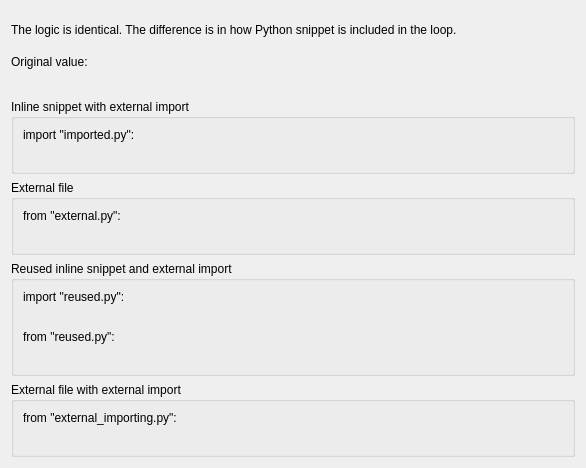
<?xml version="1.0" encoding="UTF-8"?>
<ui version="4.0">
 <class>Form</class>
 <widget class="QWidget" name="Form">
  <property name="geometry">
   <rect>
    <x>0</x>
    <y>0</y>
    <width>586</width>
    <height>468</height>
   </rect>
  </property>
  <property name="windowTitle">
   <string>Client-side transformations with Python code imported from external files</string>
  </property>
  <layout class="QVBoxLayout" name="verticalLayout">
   <item>
    <widget class="QLabel" name="label">
     <property name="text">
      <string>The logic is identical. The difference is in how Python snippet is included in the loop.</string>
     </property>
    </widget>
   </item>
   <item>
    <layout class="QFormLayout" name="formLayout">
     <item row="0" column="0">
      <widget class="QLabel" name="label_9">
       <property name="text">
        <string>Original value:</string>
       </property>
      </widget>
     </item>
     <item row="0" column="1">
      <widget class="CLabel" name="CLabel_8">
       <property name="channel" stdset="0">
        <string notr="true">DemoDevice/Acquisition#Demo</string>
       </property>
      </widget>
     </item>
    </layout>
   </item>
   <item>
    <layout class="QVBoxLayout" name="verticalLayout_2">
     <item>
      <widget class="QGroupBox" name="groupBox_3">
       <property name="title">
        <string>Inline snippet with external import</string>
       </property>
       <layout class="QVBoxLayout" name="verticalLayout_3">
        <item>
         <widget class="QLabel" name="label_4">
          <property name="text">
           <string>import &quot;imported.py&quot;:</string>
          </property>
         </widget>
        </item>
        <item>
         <widget class="CLabel" name="CLabel_3">
          <property name="channel" stdset="0">
           <string notr="true">DemoDevice/Acquisition#Demo</string>
          </property>
          <property name="valueTransformation">
           <string notr="true">from imported import decorate
output(decorate(new_val))</string>
          </property>
         </widget>
        </item>
       </layout>
      </widget>
     </item>
     <item>
      <widget class="QGroupBox" name="groupBox">
       <property name="sizePolicy">
        <sizepolicy hsizetype="Preferred" vsizetype="Minimum">
         <horstretch>0</horstretch>
         <verstretch>0</verstretch>
        </sizepolicy>
       </property>
       <property name="title">
        <string>External file</string>
       </property>
       <layout class="QVBoxLayout" name="verticalLayout_5">
        <item>
         <widget class="QLabel" name="label_3">
          <property name="text">
           <string>from &quot;external.py&quot;:</string>
          </property>
         </widget>
        </item>
        <item>
         <widget class="CLabel" name="CLabel">
          <property name="channel" stdset="0">
           <string notr="true">DemoDevice/Acquisition#Demo</string>
          </property>
          <property name="snippetFilename" stdset="0">
           <string>external.py</string>
          </property>
         </widget>
        </item>
       </layout>
      </widget>
     </item>
     <item>
      <widget class="QGroupBox" name="groupBox_4">
       <property name="title">
        <string>Reused inline snippet and external import</string>
       </property>
       <layout class="QVBoxLayout" name="verticalLayout_6">
        <item>
         <widget class="QLabel" name="label_2">
          <property name="text">
           <string>import &quot;reused.py&quot;:</string>
          </property>
         </widget>
        </item>
        <item>
         <widget class="CLabel" name="CLabel_2">
          <property name="channel" stdset="0">
           <string notr="true">DemoDevice/Acquisition#Demo</string>
          </property>
          <property name="valueTransformation">
           <string notr="true">from reused import decorate
output(decorate(new_val))</string>
          </property>
         </widget>
        </item>
        <item>
         <widget class="QLabel" name="label_8">
          <property name="text">
           <string>from &quot;reused.py&quot;:</string>
          </property>
         </widget>
        </item>
        <item>
         <widget class="CLabel" name="CLabel_7">
          <property name="channel" stdset="0">
           <string notr="true">DemoDevice/Acquisition#Demo</string>
          </property>
          <property name="snippetFilename" stdset="0">
           <string>reused.py</string>
          </property>
         </widget>
        </item>
       </layout>
      </widget>
     </item>
     <item>
      <widget class="QGroupBox" name="groupBox_2">
       <property name="title">
        <string>External file with external import</string>
       </property>
       <layout class="QVBoxLayout" name="verticalLayout_4">
        <item>
         <widget class="QLabel" name="label_6">
          <property name="text">
           <string>from &quot;external_importing.py&quot;:</string>
          </property>
          <property name="wordWrap">
           <bool>true</bool>
          </property>
         </widget>
        </item>
        <item>
         <widget class="CLabel" name="CLabel_5">
          <property name="channel" stdset="0">
           <string notr="true">DemoDevice/Acquisition#Demo</string>
          </property>
          <property name="snippetFilename" stdset="0">
           <string>external_importing.py</string>
          </property>
         </widget>
        </item>
       </layout>
      </widget>
     </item>
    </layout>
   </item>
  </layout>
 </widget>
 <customwidgets>
  <customwidget>
   <class>PyDMLabel</class>
   <extends>QLabel</extends>
   <header>pydm.widgets.label</header>
  </customwidget>
  <customwidget>
   <class>CLabel</class>
   <extends>PyDMLabel</extends>
   <header>comrad.widgets.indicators</header>
  </customwidget>
 </customwidgets>
 <resources/>
 <connections/>
</ui>
